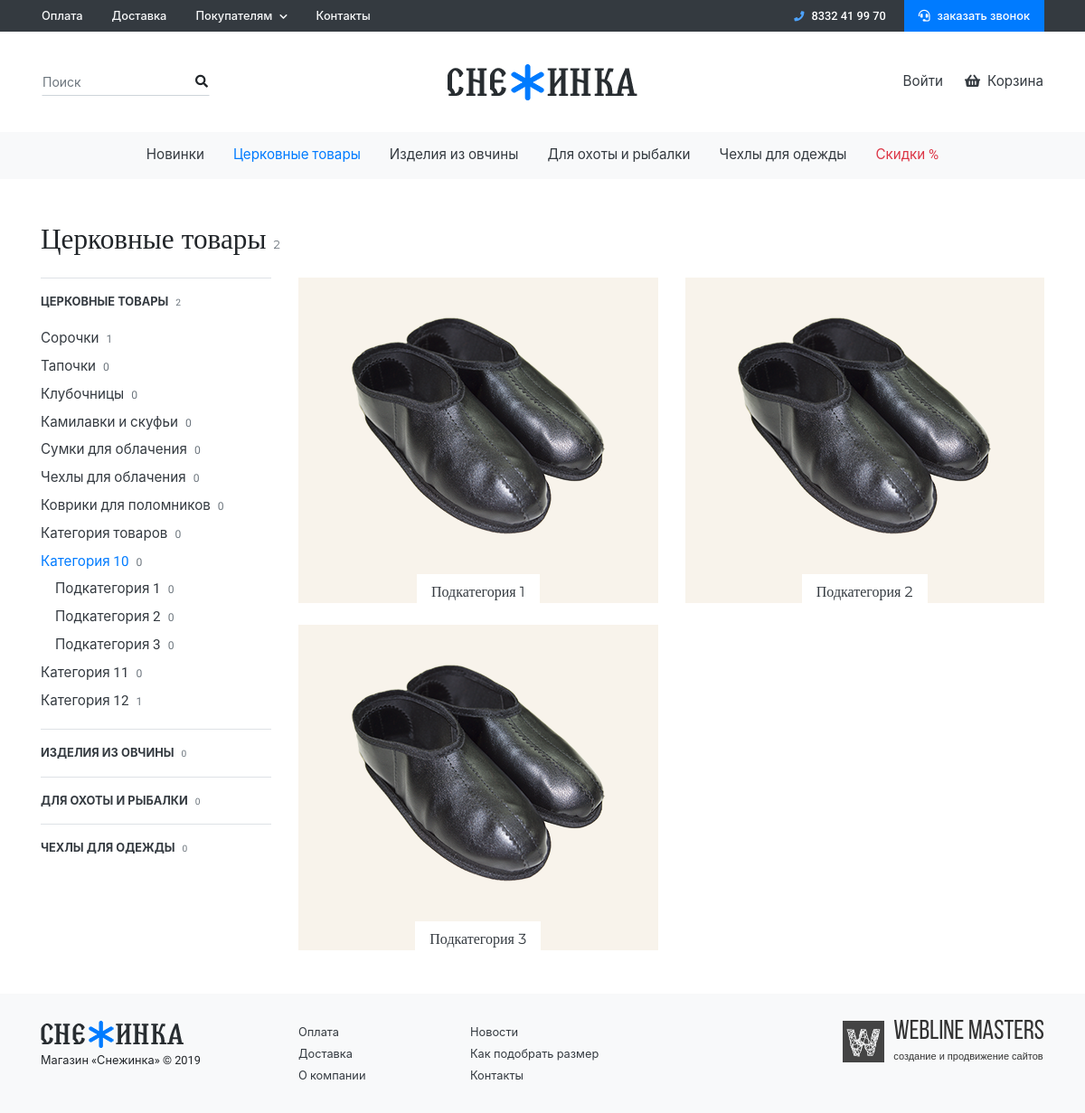
The page /catalog/products/tserkovnye-tovary/kategoriia-10/ on the database as committed earlier.
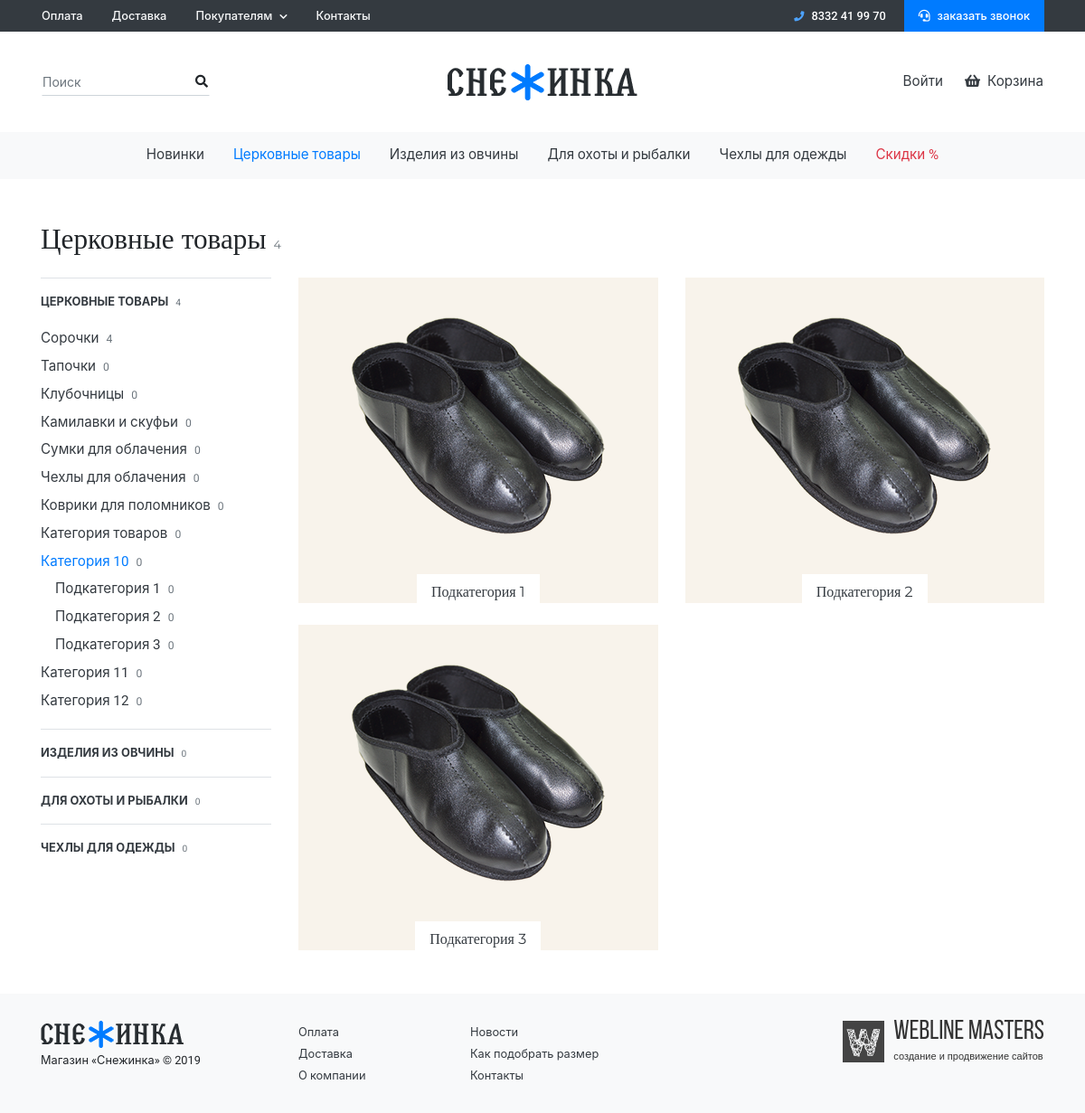
The same page on the database as committed later.
### products/models.py (models this page shows, shortened)
class ProductType(models.Model):
    name = models.CharField(max_length=250, verbose_name='Название', unique=True)
    slug = models.SlugField(max_length=250, verbose_name='Slug', unique=True, help_text='Заполнится при сохранении')
    seo_title = models.CharField(max_length=250, verbose_name='Title', null=True, blank=True)
    desc = models.CharField(max_length=250, verbose_name='Description', null=True, blank=True)
    keywords = models.CharField(max_length=250, verbose_name='Keywords', null=True, blank=True)
    def get_absolute_url(self):
        return reverse('product_type', args=[self.slug])
    class Meta:
        verbose_name = 'Тип товаров'
        verbose_name_plural = 'Типы товаров'

class Product(models.Model):
    product_type = models.ForeignKey(ProductType, on_delete=models.CASCADE, verbose_name='Тип товара', related_name='products')
    category = ChainedForeignKey(Category, chained_field='product_type', chained_model_field='product_type', show_all=False, auto_choose=True, sort=True, verbose_name='Категория', related_name='products')
    subcategory = ChainedForeignKey(SubCategory, chained_field='category', chained_model_field='category', show_all=False, auto_choose=True, sort=True, verbose_name='Подкатегория', related_name='products', null=True, blank=True)
    name = models.CharField(max_length=250, verbose_name='Название')
    price_without_sale = models.PositiveIntegerField(default=0, verbose_name='Цена без скидки')
    materials = models.CharField(max_length=250, verbose_name='Материалы', default='', help_text='Пример: Кожа, Хлопок')
    sizes = models.CharField(max_length=250, verbose_name='Размеры', default='', help_text='Пример: 43, 44')
    color = models.CharField(max_length=50, verbose_name='Цвет')
    features = models.CharField(max_length=250, verbose_name='Особенности')
    vendor_code = models.CharField(max_length=50, verbose_name='Артикул')
    description = models.TextField(verbose_name='Описание')
    is_active = models.BooleanField(default=True, verbose_name='Активно')
    slug = models.SlugField(max_length=250, verbose_name='Slug', unique=True, help_text='Заполнится при сохранении')
    seo_title = models.CharField(max_length=250, verbose_name='Title', null=True, blank=True)
    desc = models.CharField(max_length=250, verbose_name='Description', null=True, blank=True)
    keywords = models.CharField(max_length=250, verbose_name='Keywords', null=True, blank=True)
    class Meta:
        verbose_name = 'Товар'
        verbose_name_plural = 'Товары'

class Category(models.Model):
    product_type = models.ForeignKey(ProductType, on_delete=models.CASCADE, verbose_name='Тип товара', related_name='categories')
    name = models.CharField(max_length=250, verbose_name='Название', unique=True)
    def get_picture_url(self, filename):
        ext = filename.split('.')[-1]
        filename = '%s.%s' % (self.id, ext)
        return 'images/categories/%s' % filename
    image = models.ImageField(upload_to=get_picture_url, verbose_name='Изображение')
    slug = models.SlugField(max_length=250, verbose_name='Slug', unique=True, help_text='Заполнится при сохранении')
    seo_title = models.CharField(max_length=250, verbose_name='Title', null=True, blank=True)
    desc = models.CharField(max_length=250, verbose_name='Description', null=True, blank=True)
    keywords = models.CharField(max_length=250, verbose_name='Keywords', null=True, blank=True)
    def get_absolute_url(self):
        return reverse('category', args=[self.product_type.slug, self.slug])
    def get_cat_absolute_url(self):
        return reverse('products', args=[self.product_type.slug, self.slug, 'all'])
    class Meta:
        verbose_name = 'Категория'
        verbose_name_plural = 'Категории'

### products/views.py (the view)
# urls.py: path('products/<product_type_slug>/<category_slug>/', views.CategoryView.as_view(), name='category'),
class CategoryView(View):
    def get(self, request, product_type_slug, category_slug):
        product_type = get_object_or_404(ProductType, slug=product_type_slug)
        category = get_object_or_404(Category, slug=category_slug, product_type=product_type)
        context = {
            'category': category,
            'product_type': product_type,
        }
        return render(request, 'products/category.html', context)

### feedback/forms.py
class CallBackForm(forms.ModelForm):
    class Meta:
        model = CallBack
        fields = ('phone',)
        widgets = {
            'phone': forms.TextInput(attrs={'class': 'form-control', 'placeholder': "+7 *** *** ** **", 'id': "CallBackModalPhone"}),
        }

### contacts/models.py (called while the page is built)
    def __str__(self):
        return '%s' % self.phone

### landing/context_processors.py (called while the page is built)
def header_info(request):
    points = ExtendedFlatPage.objects.all()
    if len(points) > 2:
        main_points = points[:2]
        drop_points = points[2:]
    elif len(points) <= 0:
        drop_points = []
        main_points = []
    else:
        drop_points = []
        main_points = points
    phone = Phone.objects.first()
    callback_form = CallBackForm()
    product_types = ProductType.objects.all()
    context = {
        'main_points': main_points,
        'drop_points': drop_points,
        'phone': phone,
        'callback_form': callback_form,
        'product_types': product_types,
    }
    return context

### orders/cart.py (called while the page is built)
    def __len__(self):
        return sum(int(item['quantity']) for item in self.cart.values())

### products/models.py (called while the page is built)
    def get_absolute_url(self):
        return reverse('products', args=[self.category.product_type.slug, self.category.slug, self.slug])

### templates/products/category.html (shortened to what this page needs)
{% extends 'base.html' %}
{% load imagefit %}
{% block content %}
<div class="container">
    <h1 class="h2 m-0 mb-4 font-weight-normal">{{ product_type.name }}<small class="text-muted ml-2">{{ product_type.products.all|length }}</small></h1>
    <div class="row">
        <div class="col-xl-3 col-lg-3 d-none d-lg-block">
            <div class="catalogue-menu mb-5">
                {% for item in product_types %}
                    <div class="catalogue-menu-group border-top">
                        <a href="{{ item.get_absolute_url }}" class="font-weight-bolder text-uppercase small text-dark d-block py-3">{{ item.name }}<small class="text-muted ml-2">{{ item.products.all|length }}</small></a>
                        {% if item == product_type %}
                            <ul class="list-unstyled">
                                {% for category_item in product_type.categories.all %}
                                    <li>
                                        {% if category_item.subcategories.all %}
                                            <a href="{{ category_item.get_absolute_url }}" class="smaller text-dark d-block py-1 {% if category_item == category %}active{% endif %}">
                                                {{ category_item.name }}<small class="text-muted ml-2">{{ category_item.products.all|length }}</small></a>
                                        {% else %}
                                            <a href="{{ category_item.get_cat_absolute_url }}" class="smaller text-dark d-block py-1">{{ category_item.name }}<small class="text-muted ml-2">{{ category_item.products.all|length }}</small></a>
                                        {% endif %}
                                        {% if category_item == category %}
                                            <ul class="list-unstyled">
                                                {% for subcategory in category_item.subcategories.all %}
                                                    <li><a href="{{ subcategory.get_absolute_url }}" class="smaller text-dark d-block py-1">{{ subcategory.name }}<small class="text-muted ml-2">{{ subcategory.products.all|length }}</small></a></li>
                                                {% endfor %}
                                            </ul>
                                        {% endif %}
                                    </li>
                                {% endfor %}
                            </ul>
                        {% endif %}
                    </div>
                {% endfor %}
            </div>
        </div>
        <div class="col-xl-9 col-lg-9">
            <div class="row mb-4">
                {% for subcategory in category.subcategories.all %}
                    <div class="col-lg-6 col-md-6">
                        <div class="category-item d-flex justify-content-start align-items-center pb-3 mb-3 justify-content-md-end align-items-md-center flex-md-column mb-md-4 pb-md-0 px-md-4 bg-cc">
                            <a href="{{ subcategory.get_absolute_url }}" class="stretched-link font-2 text-dark bg-white pl-3 pt-md-2 pb-md-0 px-md-3">{{ subcategory.name }}</a>
                        </div>
                    </div>
                {% endfor %}
            </div>
        </div>
    </div>
</div>
{% endblock content %}

### templates/__header.html (shortened to what the changed rows need)
{% load static %}
<div class="bg-light d-none d-lg-block mb-5 sticky">
    <div class="container px-0 position-relative">
        <ul class="nav justify-content-center">
            {% for item in product_types %}
                <li class="nav-item dropdown dropdown-mega">
                    <a class="nav-link dropdown-toggle smaller text-dark {% if item == product_type %}active{% endif %}" href="{{ item.get_absolute_url }}">
                        {{ item.name }}
                    </a>
                </li>
            {% endfor %}
        </ul>
    </div>
</div>

Rows that differ between the two databases and show on the page:
computed for ProductType "Церковные товары": products.all|length "2" → "4"
changed through a linked row, Category "Сорочки": products.all|length "1" → "4"
computed for Category "Категория 12": products.all|length "1" → "0"
